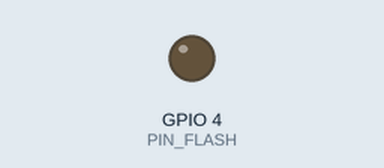
Simulated run of this sketch. Board: ESP32. Parts: output pins drawn as LEDs (lit = HIGH). Wiring (inferred from the names in the program): PCF8563 clock at I2C address 0x51. WiFi joins after 1.5 s; servers stay silent unless stated; uploads are accepted with an empty reply; the local clock reads 2024-03-15 10:24:30 at power-on unless the sketch sets it; the camera gives no picture; not simulated (calls return 0 or success): secrets.h; pins used as bus, display or sensor lines are not drawn; what the sketch prints to the serial monitor is not drawn.

Above: at 0.1 s.
At 2.4 s:
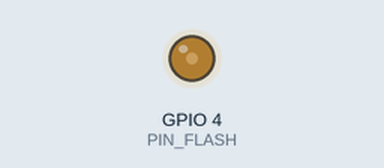
Timing chart, 0 to 4.4 s (numbered marks = the images above):
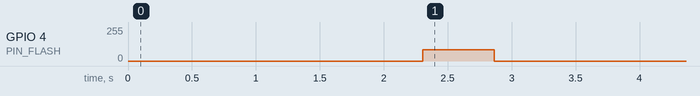

The sketch:

ESP32_CAM.ino
```cpp
#include "esp_camera.h"
#include <Wire.h>
#include <Rtc_Pcf8563.h>
#include <WiFi.h>
#include <HTTPClient.h>

// -------------------- WIFI / SERVER --------------------
#include "secrets.h"

// -------------------- PINS --------------------
const int PIN_LATCH = 14;
const int I2C_SDA = 2;
const int I2C_SCL = 15;
const int PIN_FLASH = 4;

// -------------------- FLASH --------------------
const int flashFreq = 5000;
const int flashRes = 8;
const int flashBrightness = 85;

// -------------------- CAMERA AI-THINKER --------------------
#define PWDN_GPIO_NUM     32
#define RESET_GPIO_NUM    -1
#define XCLK_GPIO_NUM      0
#define SIOD_GPIO_NUM     26
#define SIOC_GPIO_NUM     27
#define Y9_GPIO_NUM       35
#define Y8_GPIO_NUM       34
#define Y7_GPIO_NUM       39
#define Y6_GPIO_NUM       36
#define Y5_GPIO_NUM       21
#define Y4_GPIO_NUM       19
#define Y3_GPIO_NUM       18
#define Y2_GPIO_NUM        5
#define VSYNC_GPIO_NUM    25
#define HREF_GPIO_NUM     23
#define PCLK_GPIO_NUM     22

// -------------------- GLOBALS --------------------
int nextSleepSeconds = 60;

// -------------------- FUNCTION DECLARATIONS --------------------
int extractIntervalFromResponse(const String& response);
void programRTC(int seconds);

// -------------------- HELPERS --------------------
int extractIntervalFromResponse(const String& response) {
  String key = "\"request_interval_seconds\":";
  int keyPos = response.indexOf(key);

  if (keyPos == -1) {
    return -1;
  }

  int start = keyPos + key.length();

  while (start < response.length() &&
         (response[start] == ' ' || response[start] == '\t')) {
    start++;
  }

  int end = start;
  while (end < response.length() && isDigit(response[end])) {
    end++;
  }

  if (end == start) {
    return -1;
  }

  String valueStr = response.substring(start, end);
  return valueStr.toInt();
}

// -------------------- SETUP --------------------
void setup() {
  pinMode(PIN_LATCH, OUTPUT);
  digitalWrite(PIN_LATCH, HIGH);

  Serial.begin(115200);
  delay(500);
  Serial.println("\n[SYSTEM] >> Start...");

  ledcAttach(PIN_FLASH, flashFreq, flashRes);

  // WIFI
  Serial.print("[WIFI]   >> Connecting to ");
  Serial.println(ssid);

  WiFi.begin(ssid, password);

  int wifiAttempts = 0;
  while (WiFi.status() != WL_CONNECTED && wifiAttempts < 20) {
    delay(500);
    Serial.print(".");
    wifiAttempts++;
  }

  if (WiFi.status() == WL_CONNECTED) {
    Serial.println("\n[WIFI]   >> Connected! IP: " + WiFi.localIP().toString());
  } else {
    Serial.println("\n[WIFI]   >> Connection failed!");
  }

  // I2C / RTC
  Wire.begin(I2C_SDA, I2C_SCL);

  Wire.beginTransmission(0x51);
  if (Wire.endTransmission() == 0) {
    Serial.println("[RTC]    >> OK.");
  } else {
    Serial.println("[RTC]    >> Not responding.");
  }

  // CAMERA CONFIG
  camera_config_t config;
  config.ledc_channel = LEDC_CHANNEL_0;
  config.ledc_timer = LEDC_TIMER_0;
  config.pin_d0 = Y2_GPIO_NUM;
  config.pin_d1 = Y3_GPIO_NUM;
  config.pin_d2 = Y4_GPIO_NUM;
  config.pin_d3 = Y5_GPIO_NUM;
  config.pin_d4 = Y6_GPIO_NUM;
  config.pin_d5 = Y7_GPIO_NUM;
  config.pin_d6 = Y8_GPIO_NUM;
  config.pin_d7 = Y9_GPIO_NUM;
  config.pin_xclk = XCLK_GPIO_NUM;
  config.pin_pclk = PCLK_GPIO_NUM;
  config.pin_vsync = VSYNC_GPIO_NUM;
  config.pin_href = HREF_GPIO_NUM;
  config.pin_sscb_sda = SIOD_GPIO_NUM;
  config.pin_sscb_scl = SIOC_GPIO_NUM;
  config.pin_pwdn = PWDN_GPIO_NUM;
  config.pin_reset = RESET_GPIO_NUM;
  config.xclk_freq_hz = 20000000;
  config.pixel_format = PIXFORMAT_JPEG;
  config.frame_size = FRAMESIZE_VGA;
  config.jpeg_quality = 12;
  config.fb_count = 1;

  if (esp_camera_init(&config) == ESP_OK) {
    Serial.println("[CAMERA] >> OK.");

    ledcWrite(PIN_FLASH, flashBrightness);
    delay(500);

    camera_fb_t* fb = esp_camera_fb_get();

    ledcWrite(PIN_FLASH, 0);

    if (fb) {
      Serial.printf("[PHOTO]  >> Capture OK (%zu bytes)\n", fb->len);

      if (WiFi.status() == WL_CONNECTED) {
        HTTPClient http;
        http.begin(serverName);
        http.setTimeout(10000);

        String boundary = "----ESP32Boundary123456";
        String head =
          "--" + boundary + "\r\n"
          "Content-Disposition: form-data; name=\"file\"; filename=\"capture.jpg\"\r\n"
          "Content-Type: image/jpeg\r\n\r\n";
        String tail = "\r\n--" + boundary + "--\r\n";

        size_t totalLen = head.length() + fb->len + tail.length();
        uint8_t* post_data = (uint8_t*) ps_malloc(totalLen);

        if (post_data) {
          memcpy(post_data, head.c_str(), head.length());
          memcpy(post_data + head.length(), fb->buf, fb->len);
          memcpy(post_data + head.length() + fb->len, tail.c_str(), tail.length());

          http.addHeader("Content-Type", "multipart/form-data; boundary=" + boundary);

          Serial.println("[SERVER] >> Sending HTTP request...");
          int httpResponseCode = http.POST(post_data, totalLen);

          if (httpResponseCode > 0) {
            Serial.printf("[SERVER] >> Response code: %d\n", httpResponseCode);

            String response = http.getString();
            Serial.println("[SERVER] >> Body:");
            Serial.println(response);

            int parsedInterval = extractIntervalFromResponse(response);

            if (parsedInterval >= 10 && parsedInterval <= 255) {
              nextSleepSeconds = parsedInterval;
              Serial.printf("[RTC]    >> Interval received from server: %d sec\n", nextSleepSeconds);
            } else {
              Serial.printf("[RTC]    >> Invalid interval in response. Using fallback: %d sec\n", nextSleepSeconds);
            }
          } else {
            Serial.printf("[SERVER] >> HTTP error: %d\n", httpResponseCode);
            Serial.printf("[RTC]    >> Using fallback: %d sec\n", nextSleepSeconds);
          }

          free(post_data);
        } else {
          Serial.println("[SERVER] >> ERROR: Not enough PSRAM for POST data.");
        }

        http.end();
      } else {
        Serial.println("[WIFI]   >> Not connected, skipping upload.");
      }

      esp_camera_fb_return(fb);
    } else {
      Serial.println("[CAMERA] >> Frame buffer capture failed.");
    }
  } else {
    Serial.println("[CAMERA] >> Camera initialization failed.");
  }

  programRTC(nextSleepSeconds);
}

void loop() {
}

void programRTC(int seconds) {
  if (seconds < 1) {
    seconds = 60;
  }

  if (seconds > 255) {
    seconds = 255;
  }

  Wire.beginTransmission(0x51);
  Wire.write(0x01);
  Wire.write(0x00);
  Wire.endTransmission();

  Wire.beginTransmission(0x51);
  Wire.write(0x0E);
  Wire.write(0x82);
  Wire.endTransmission();

  Wire.beginTransmission(0x51);
  Wire.write(0x0F);
  Wire.write(seconds);
  Wire.endTransmission();

  Wire.beginTransmission(0x51);
  Wire.write(0x01);
  Wire.write(0x11);
  Wire.endTransmission();

  Serial.printf("[RTC]    >> Sleep for %d seconds. Bye!\n", seconds);
  delay(200);
  digitalWrite(PIN_LATCH, LOW);
}
```
